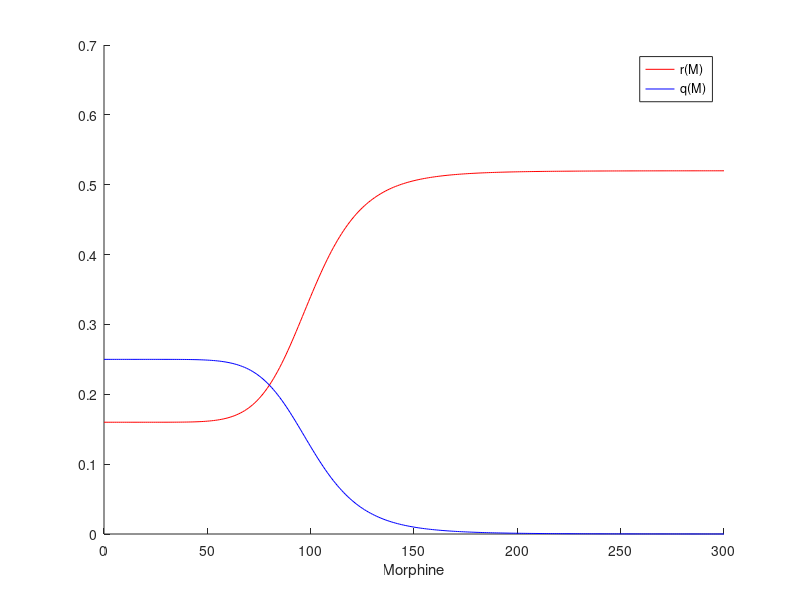

Reproduce this figure in MATLAB.
clear all; %close all;

M = [0:300];

Mh = 100; %2.8534e-3;
rc = 0.16;
rm = 0.52;
qc = 1.23e-6;
qm = 0.25;
n = 7.8731;
% n = 8;

eta_r = @(M) (M.^n)./(Mh^n+M.^n);
eta_q = @(M) 1-eta_r(M);

% eta_r = (M.^n)./(Mh^n+M.^n);
% eta_q = 1-eta_r;

r = rc + (rm - rc)*eta_r(M);
q = qc + (qm - qc)*eta_q(M);

hold on
plot(M,r,'r')
plot(M,q,'b')
xlabel('Morphine')
legend('r(M)','q(M)')